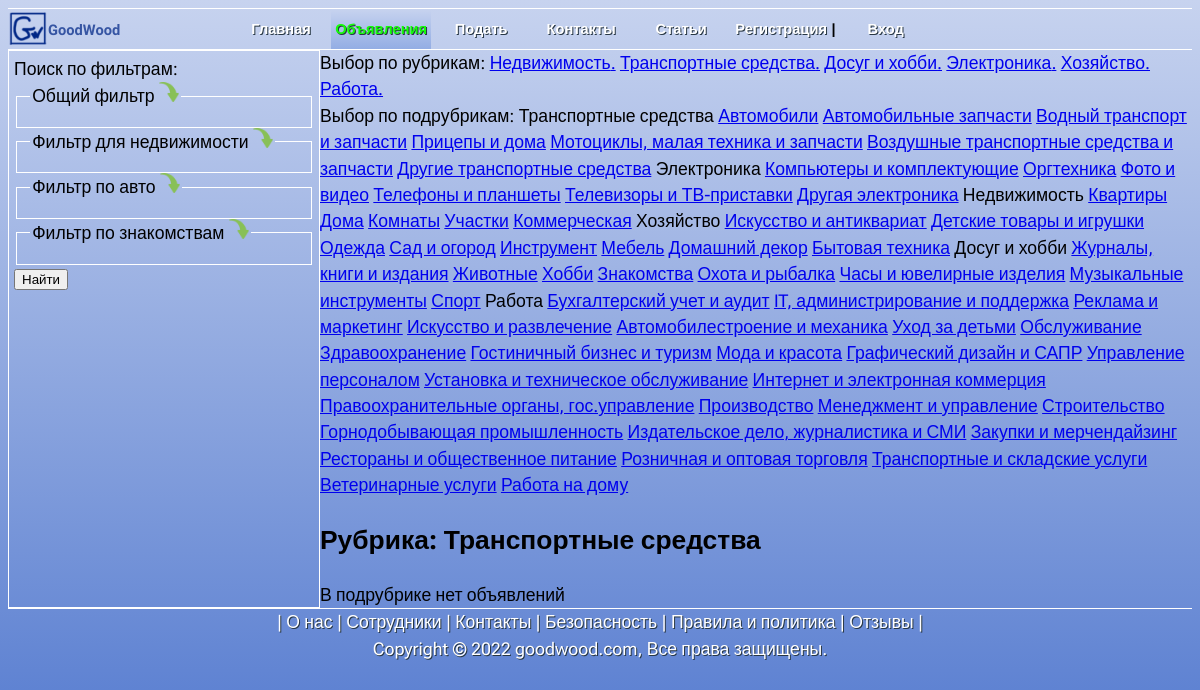
Before: /all_adv/Автомобили/ with the older database file.
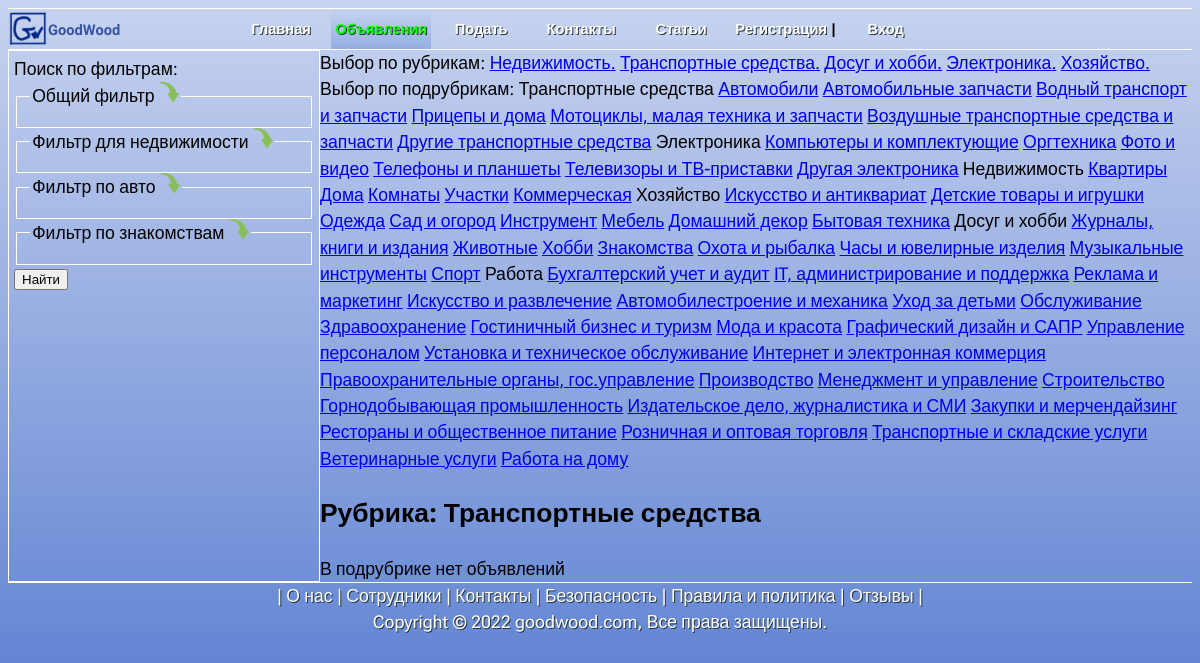
After: the same page with the newer database file.
### all_adv/models.py (models this page shows, shortened)
class Rubric(models.Model):
    name = models.CharField(max_length=45,db_index=True,verbose_name='Название')
    def get_absolute_url(self):
        return reverse('by_rubric',kwargs={'rubric_id': self.id})
    class Meta:
        verbose_name_plural = 'Рубрики'
        verbose_name = 'Рубрика'

### all_adv/views.py (the view)
# urls.py: path('<str:subrubric>/', BySubRubric.as_view(), name='by_subrubric'),
class BySubRubric(DataMixin,ListView):
    model = Adv
    template_name = 'all_adv/by_subrubric.html'
    context_object_name = 'advs_by_subrub'
    def get_context_data(self, *, object_list=None, **kwargs):
        context = super().get_context_data(**kwargs)
        current_rubric_for_find = ''
        for key in RUBRIC_ARR_FOR_FIND:
            if self.kwargs['subrubric'] in key:
                current_rubric_for_find = key[self.kwargs['subrubric']]
        send_to_mixin = self.get_user_context(title='GoodWood. По подрубрикам', current_rubric_for_find=current_rubric_for_find,page='all_advs')
        context = dict(list(context.items()) + list(send_to_mixin.items()))
        return context
    def get_queryset(self):
        return Adv.objects.filter(subrubric=self.kwargs['subrubric'], is_active=True).select_related('subrubric')

### all_adv/templatetags/all_adv_tags.py (called while the page is built)
@register.simple_tag()
def get_rubrics():
    return Rubric.objects.all()

### all_adv/utils.py (called while the page is built)
    def get_user_context(self,**kwargs):
        context = kwargs
        context['menu'] = menu
        context['SUB_RUBRICS_ARR'] = SUB_RUBRICS_ARR
        context['RUBRIC_ARR'] = RUBRIC_ARR
        return  context

### all_adv/templates/all_adv/by_subrubric.html (shortened to what this page needs)
{% extends "./base.html" %}
{% load all_adv_tags %}
{% block content %}
{% get_rubrics as rubrics %}
     Выбор по рубрикам:
    {% for rubric in  rubrics %}
        <a href="{{rubric.get_absolute_url}}">{{rubric.name}}.</a>
    {% endfor %}<br>
    Выбор по подрубрикам:
    {% for r in SUB_RUBRICS_ARR %}
        {% if r in RUBRIC_ARR %}
            {{r}}
        {% else %}
            <a href="{% url 'by_subrubric' r %}">{{r}}</a>
        {% endif  %}
    {% endfor %}
<h2>Рубрика: {{ current_rubric_for_find }}</h2>
{% if advs_by_subrub|length > 0  %}
{% for adv in advs_by_subrub %}
    <div class="adv-card">
        <h2><a href="{% url 'adv' adv.id %}">{{ adv.title }}</a></h2>
        <p>{{ adv.content }}</p>
        <p>Подрубрика: {{ adv.subrubric }}</p>
        <p>{{ adv.published|date:'d.m.Y H:i:s' }}</p>
    </div>
    {%  endfor %}
{% else %}
    В подрубрике нет объявлений
{% endif %}
{% endblock %}

Changed rows visible on the page:
removed Rubric: name "Работа"
